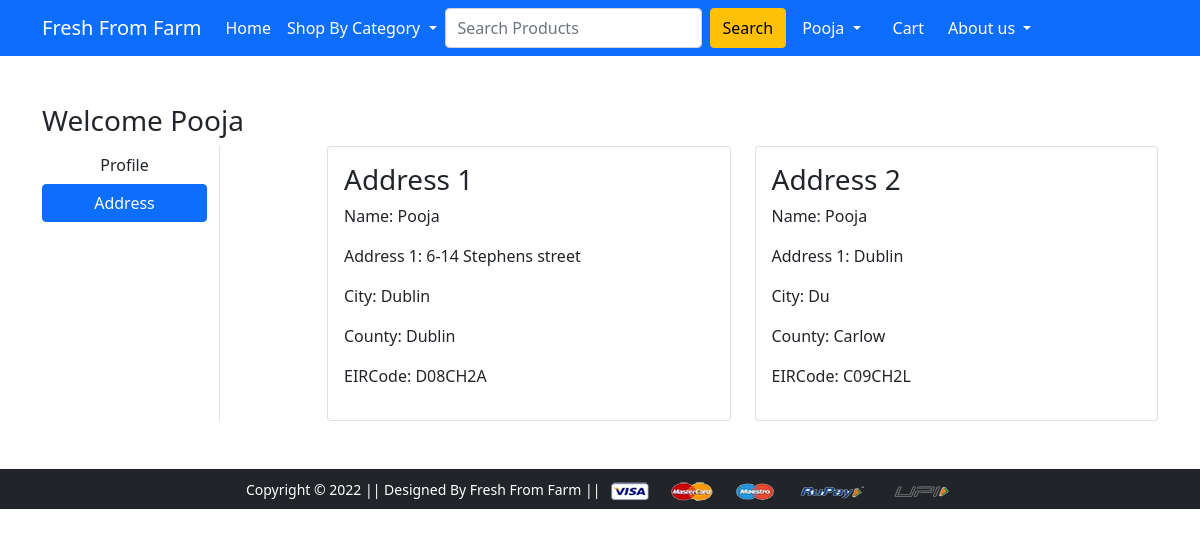
Page /address/ (signed in) on the earlier database version.
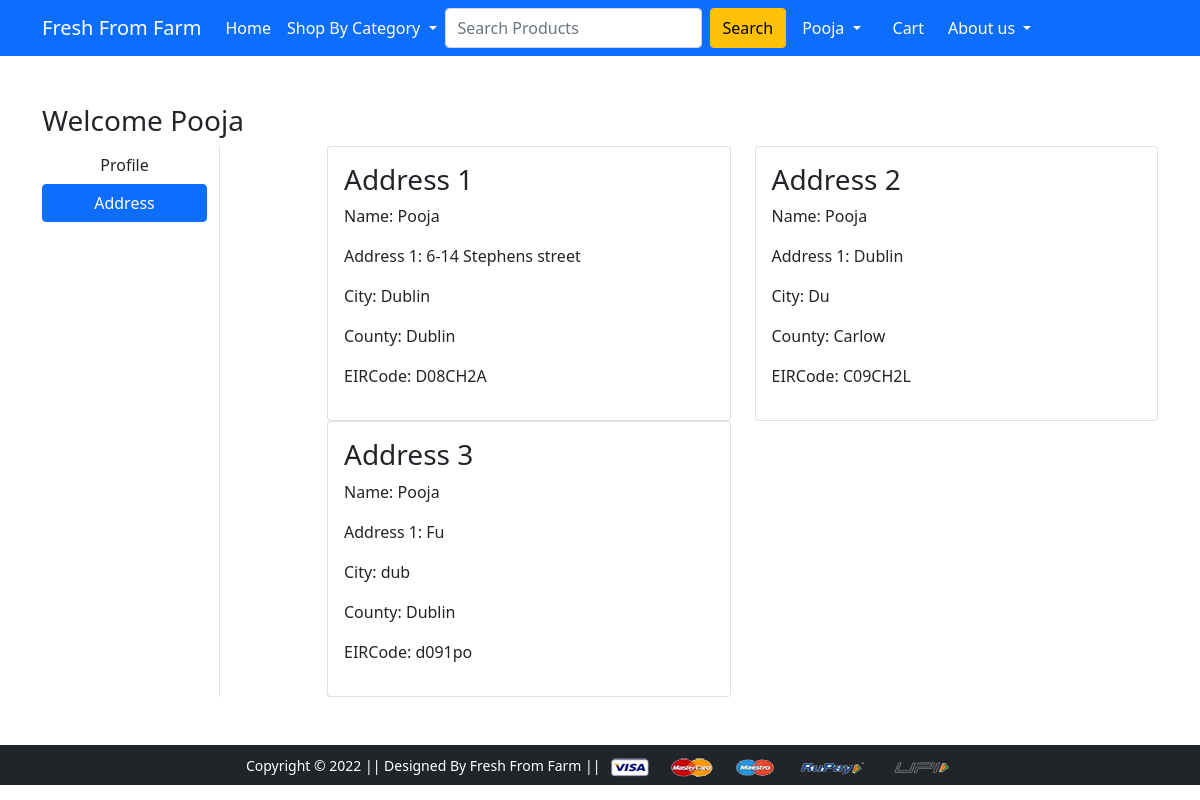
Same page on the later database version.
### app/models.py (models this page shows)
class Customer(models.Model):
    user = models.ForeignKey(User, on_delete=models.CASCADE)
    name = models.CharField(max_length=200)
    locality = models.CharField(max_length=200)
    city = models.CharField(max_length=50)
    eircode = models.CharField(max_length=50, unique=True, validators=[alphanumeric])
    county = models.CharField(choices = COUNTY_CHOICES, max_length=50)

### app/views.py (the view)
# urls.py: path('address/', views.address, name='address'),
@login_required
def address(request):
 add = Customer.objects.filter(user=request.user)
 return render(request, 'app/address.html',{'add':add , 'active': 'btn-primary'})

### app/templates/app/address.html (shortened to what this page needs)
{% extends 'app/base.html' %}
{% load static %}
{% block main-content %}
<div class="container my-5">
 <div class="row">
 <h3>Welcome <span class="text.capitalize">{{request.user}}</h3>
  <div class="col-sm-2 border-end">
   <ul class="list-unstyled">
    <li class="d-grid"><a href="{% url 'profile' %}" class="btn ">Profile</a></li>
    <li class="d-grid"><a href="{% url 'address' %}" class="btn {{active}}">Address</a></li>
   </ul>
  </div>
  <div class="col-sm-9 offset-sm-1">
   <div class="row">
    {% for ad in add %}
    <div class="col-sm-6">
     <div class="card">
      <div class="card-body">
       <h3>Address {{forloop.counter}}</h3>
       <p>Name: {{ad.name}} </p>
       <p>Address 1: {{ad.locality}} </p>
       <p>City: {{ad.city}} </p>
       <p>County: {{ad.county}}</p>
       <p>EIRCode: {{ad.eircode}}</p>
      </div>
     </div>
    </div>
    {% endfor %}
    </div>
   </div>
  </div>
 </div>
{% endblock main-content %}

Differences in the rows shown:
added Customer: name "Pooja", locality "Fu", city "dub", county "Dublin", eircode "d091po"
